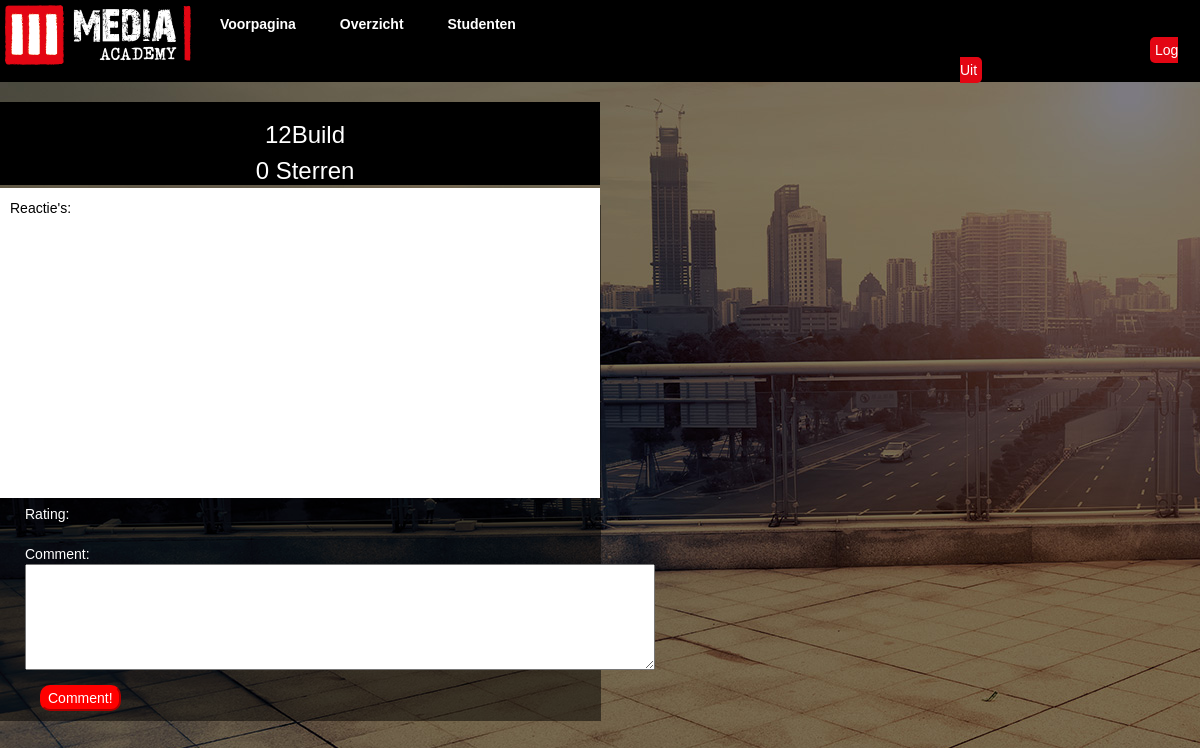
The page /bedrijf/showBedrijf/21 (signed in) on the database as committed earlier.
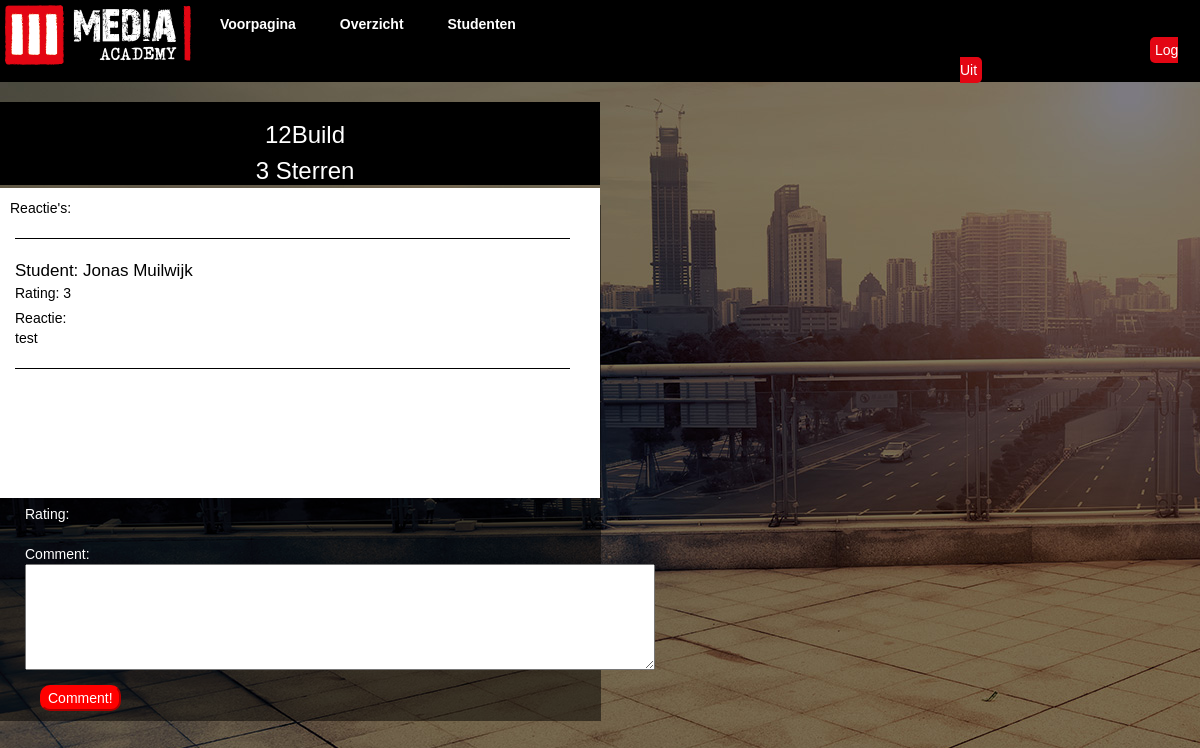
The same page on the database as committed later.
### tables this page shows
CREATE TABLE IF NOT EXISTS `bedrijven` (
  `bedrijf_id` int(11) NOT NULL AUTO_INCREMENT,
  `ref_nummer` int(11) NOT NULL,
  `soort` int(1) NOT NULL,
  `bedrijf_naam` varchar(25) NOT NULL,
  `Adres` varchar(50) NOT NULL,
  `Postcode` varchar(7) NOT NULL,
  `Plaats` varchar(50) NOT NULL,
  `Telefoonnummer` int(11) NOT NULL,
  `Website` varchar(50) NOT NULL,
  `Contactpersoon_telefoon` int(10) NOT NULL,
  `Contactpersoon_email` varchar(30) NOT NULL,
  `Praktijkbegeleider` varchar(30) NOT NULL,
  `Praktijkbegeleider_telefoon` int(10) NOT NULL,
  PRIMARY KEY (`bedrijf_id`)
);

CREATE TABLE IF NOT EXISTS `comments` (
  `comment_id` int(11) NOT NULL AUTO_INCREMENT,
  `bedrijf_id` int(11) NOT NULL,
  `leerlingnummer` int(11) NOT NULL,
  `comment` varchar(500) NOT NULL,
  `rating` int(1) NOT NULL,
  PRIMARY KEY (`comment_id`)
);

CREATE TABLE IF NOT EXISTS `studenten` (
  `leerlingnummer` int(11) NOT NULL,
  `voornaam` varchar(25) NOT NULL,
  `achternaam` varchar(25) NOT NULL,
  `wachtwoord` varchar(256) NOT NULL,
  `email` varchar(30) NOT NULL,
  `geboortedatum` timestamp NOT NULL DEFAULT CURRENT_TIMESTAMP ON UPDATE CURRENT_TIMESTAMP,
  `telefoonnummer` int(11) NOT NULL,
  `klas` varchar(11) NOT NULL,
  `leraar_id` int(11) NOT NULL,
  PRIMARY KEY (`leerlingnummer`)
);

### controller/bedrijf.class.php (called while the page is built, shortened)
<?php
class Bedrijf extends Controller {
    public function __construct() {
        $this->view->script = 'bedrijf';
        $this->view->title = 'Bedrijf';
        $this->view->style = 'bootstrap';
        $this->view->altStyle = 'style1';
    }
    function showBedrijf($id) {
        $this->getComments($id);
        $bedrijfInfo = $this->model->getBedrijfInfo($id);
        $gemiddelde = $this->model->getGemiddelde($id);
        $this->view->bedrijfId = $id;
        $this->view->info = $bedrijfInfo;
	$locations = "[";
	foreach($bedrijfInfo as $mapsLocation){
	    $locations .= "'" . $mapsLocation['Postcode'] . "'" . ", ";
	}
	$locations = substr($locations, 0, strlen($locations) - 2) . "]";
	$this->view->locations = $locations;
        $this->view->gemiddelde = round($gemiddelde[0]["gemiddelde"]);
        $this->view->render('bedrijf');
    }
    function getComments($id){
        $comments = $this->model->showComment($id);
        $this->view->comments = $comments;
    }
}

### libs/ini.php (called while the page is built, shortened)
<?php
require 'libs/controller.php';
require 'libs/model.php';
$site = new Router();

### index.php (called while the page is built)
<?php
require 'libs/ini.php';

### libs/model.php (called while the page is built)
<?php
class Model{
    public function __construct(){
	$this->dbh = new Database();
    }
}

### model/bedrijf.model.php (called while the page is built, shortened)
<?php
class Bedrijf_Model extends Model {
    function showComment($id) {
        $sth = $this->dbh->prepare("SELECT * FROM comments"
                . " INNER JOIN studenten ON comments.leerlingnummer = studenten.leerlingnummer"
                 ." WHERE comments.bedrijf_id = '" . $id . "'");
        $sth->execute();
        return $sth->fetchall();
    }
    function getBedrijfInfo($id){
        $sth = $this->dbh->prepare("SELECT * FROM bedrijven WHERE bedrijf_id = '" . $id . "'");
        $sth->execute();
        return $sth->fetchall();
    }
}

### libs/controller.php (called while the page is built, shortened)
<?php
class Controller {
    public function loadmodel($name) {
        $path = 'model/' . $name . '.model.php';
        if (file_exists($path)) {
            $this->model = new $modelname;
        }
    }
}

### view/content/bedrijf.php (the view, shortened to what this page needs)
<div id="wrap">
    <div id="leftBlock">
        <div id="info"><h3>
                <?php
                if (isset($this->info)) {
                    foreach ($this->info as $info) {
                        ?>
                        <div class="bedrijfInfo"><p><?php echo $info['bedrijf_naam'] ?></p></div>
                        <div class="bedrijfInfo"><p id="Gsterren"><?php echo $this->gemiddelde ?> Sterren</p></div>
                    </h3> </div>
                <div id="infoWrapper">
                    <div id="comments">
                        <div class="bedrijfInform"><p>Reactie's:</p></div>
                    </div>
                    <?php
                }
            }
            ?>
            <div id="gebruikerComments">
                <?php
                if (isset($this->comments)) {
                    foreach ($this->comments as $row) {
                        echo
                        "<div class='leerlingnummer'>" . "Student: " . $row['voornaam'] . " " . $row['achternaam'] . "</div>"
                        . " <div class='rating'>" . "Rating: " . $row['rating'] . "</div>"
                        . "<div class='comment'>" . "Reactie: <br>" . $row['comment'] . "</div>" . "<br>";
                    }
                }
                ?>
            </div></div>
        <?php
        if ($_SESSION['role'] == 0) {
            echo
            "<div class='bedrijf-comments-test'>
		    <form class='form2' action='" . URL . "bedrijf/postComment' method='post'>
		    <input type='hidden' name='leerlingnummer' value=" . $_SESSION['user_id'] . ">
			<input type='hidden' name='bedrijf_id' value=" . $this->bedrijfId . " />
			<input type='hidden' name='rating' id='ratingInput' value='' />
			Rating:<span class='rating'>
			<input type='radio' class='rating-input'
			   id='rating-input-5' name='rating-input-1'>
			<label for='rating-input-5' class='rating-star'></label>
			<input type='radio' class='rating-input'
			   id='rating-input-4' name='rating-input-1'>
			<label for='rating-input-4' class='rating-star'></label>
			<input type='radio' class='rating-input'
			   id='rating-input-3' name='rating-input-1'>
			<label for='rating-input-3' class='rating-star'></label>
			<input type='radio' class='rating-input'
			   id='rating-input-2' name='rating-input-1'>
			<label for='rating-input-2' class='rating-star'></label>
			<input type='radio' class='rating-input'
			   id='rating-input-1' name='rating-input-1'>
			<label for='rating-input-1' class='rating-star'></label>
			</span><br><br>
			Comment:<textarea type='text' rows='5' cols='75' class='form-control2' name='comment'></textarea><br>
			<input type='submit' class='btnComment' value='Comment!'>
		    </form>
		</div>";
        } else {
        }
        ?>
    </div>
    <div class="map2"><div id="map"  style="width: 500px; height: 400px;">
        </div></div>
</div>

Rows that differ between the two databases and show on the page:
computed for bedrijven "12Build": gemiddelde "0" → "3"
added comments: studenten.voornaam "Jonas", studenten.achternaam "Muilwijk", rating "3", comment "test"
